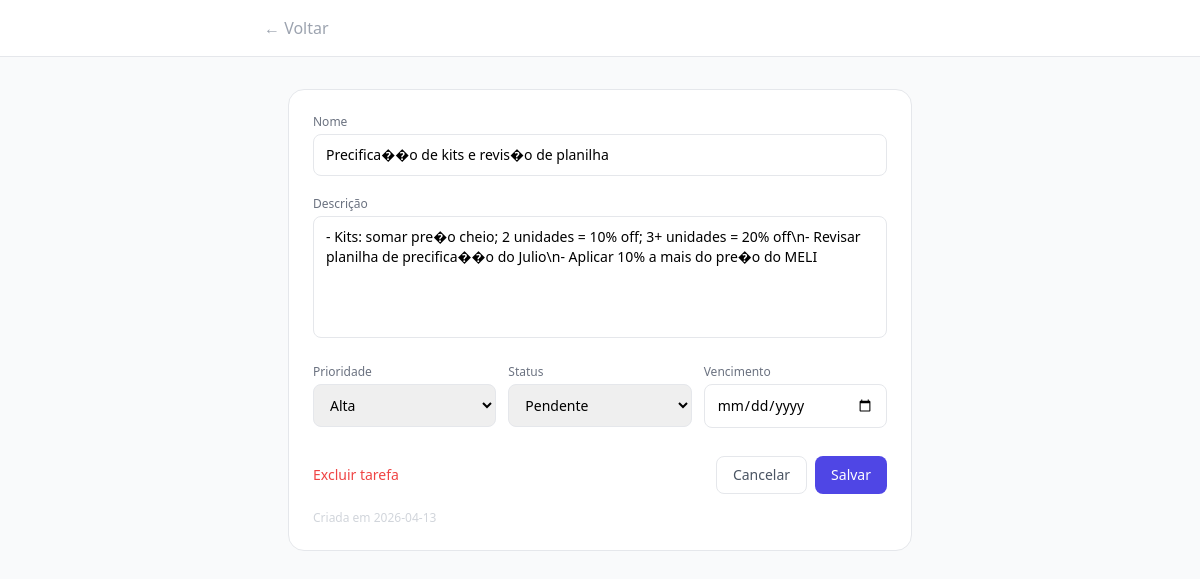
/tarefa/9, run on the app's committed database.
### tables this page shows
CREATE TABLE tarefas (
                id          INTEGER PRIMARY KEY AUTOINCREMENT,
                nome        TEXT NOT NULL,
                descricao   TEXT,
                prioridade  TEXT NOT NULL DEFAULT 'media',
                status      TEXT NOT NULL DEFAULT 'pendente',
                vencimento  TEXT,
                criado_em   TEXT DEFAULT (date('now','localtime'))
            );

### main.py (the view)
@app.get("/tarefa/{tid}", response_class=HTMLResponse)
async def detalhe(request: Request, tid: int):
    with get_db() as conn:
        tarefa = conn.execute("SELECT * FROM tarefas WHERE id=?", (tid,)).fetchone()
    if not tarefa:
        return RedirectResponse("/")
    return templates.TemplateResponse("detalhe.html", {
        "request": request,
        "tarefa":  dict(tarefa),
        "hoje":    date.today().isoformat(),
    })

### templates/detalhe.html (shortened to what this page needs)
<!DOCTYPE html>
<html lang="pt-BR">
<head>
    <script src="https://cdn.tailwindcss.com"></script>
</head>
<body class="bg-gray-50 min-h-screen">
<header class="bg-white border-b border-gray-200 px-6 py-4">
    <div class="max-w-2xl mx-auto flex items-center gap-3">
        <a href="/" class="text-gray-400 hover:text-gray-600 transition-colors">
            ← Voltar
        </a>
    </div>
</header>
<main class="max-w-2xl mx-auto px-6 py-8">
    <div class="bg-white rounded-2xl border border-gray-200 p-6">
        <form method="post" action="/atualizar/{{ tarefa.id }}" class="space-y-5">
            <div>
                <label class="block text-xs font-medium text-gray-500 mb-1">Nome</label>
                <input type="text" name="nome" value="{{ tarefa.nome }}" required
                    class="w-full border border-gray-200 rounded-lg px-3 py-2.5 text-sm font-medium focus:outline-none focus:ring-2 focus:ring-indigo-500">
            </div>
            <div>
                <label class="block text-xs font-medium text-gray-500 mb-1">Descrição</label>
                <textarea name="descricao" rows="5"
                    class="w-full border border-gray-200 rounded-lg px-3 py-2.5 text-sm focus:outline-none focus:ring-2 focus:ring-indigo-500 resize-none">{{ tarefa.descricao or '' }}</textarea>
            </div>
            <div class="grid grid-cols-3 gap-3">
                <div>
                    <label class="block text-xs font-medium text-gray-500 mb-1">Prioridade</label>
                    <select name="prioridade" class="w-full border border-gray-200 rounded-lg px-3 py-2.5 text-sm focus:outline-none focus:ring-2 focus:ring-indigo-500">
                        <option value="alta"   {% if tarefa.prioridade == 'alta'   %}selected{% endif %}>Alta</option>
                    </select>
                </div>
                <div>
                    <label class="block text-xs font-medium text-gray-500 mb-1">Status</label>
                    <select name="status" class="w-full border border-gray-200 rounded-lg px-3 py-2.5 text-sm focus:outline-none focus:ring-2 focus:ring-indigo-500">
                        <option value="pendente"  {% if tarefa.status == 'pendente'  %}selected{% endif %}>Pendente</option>
                    </select>
                </div>
                <div>
                    <label class="block text-xs font-medium text-gray-500 mb-1">Vencimento</label>
                    <input type="date" name="vencimento" value="{{ tarefa.vencimento or '' }}"
                        class="w-full border border-gray-200 rounded-lg px-3 py-2.5 text-sm focus:outline-none focus:ring-2 focus:ring-indigo-500">
                </div>
            </div>
            <div class="flex items-center justify-between pt-2">
                <form method="post" action="/excluir/{{ tarefa.id }}" onsubmit="return confirm('Excluir esta tarefa?')">
                    <button type="submit" class="text-sm text-red-500 hover:text-red-700 transition-colors">
                        Excluir tarefa
                    </button>
                </form>
                <div class="flex gap-2">
                    <a href="/" class="border border-gray-200 text-gray-600 text-sm font-medium px-4 py-2 rounded-lg hover:bg-gray-50 transition-colors">
                        Cancelar
                    </a>
                    <button type="submit" class="bg-indigo-600 hover:bg-indigo-700 text-white text-sm font-medium px-4 py-2 rounded-lg transition-colors">
                        Salvar
                    </button>
                </div>
            </div>
        </form>
        <p class="text-xs text-gray-300 mt-4">Criada em {{ tarefa.criado_em }}</p>
    </div>
</main>
</body>
</html>

### data on the page
tarefas: nome "Precifica��o de kits e revis�o de planilha", descricao "- Kits: somar pre�o cheio; 2 unidades = 10% off; 3+ unidades = 20% off\\n- Revisar planilha de precifica��o do Julio\\n- Aplicar 10% a mais do pre�o do MELI", prioridade "Alta", status "Pendente", criado_em "2026-04-13"
